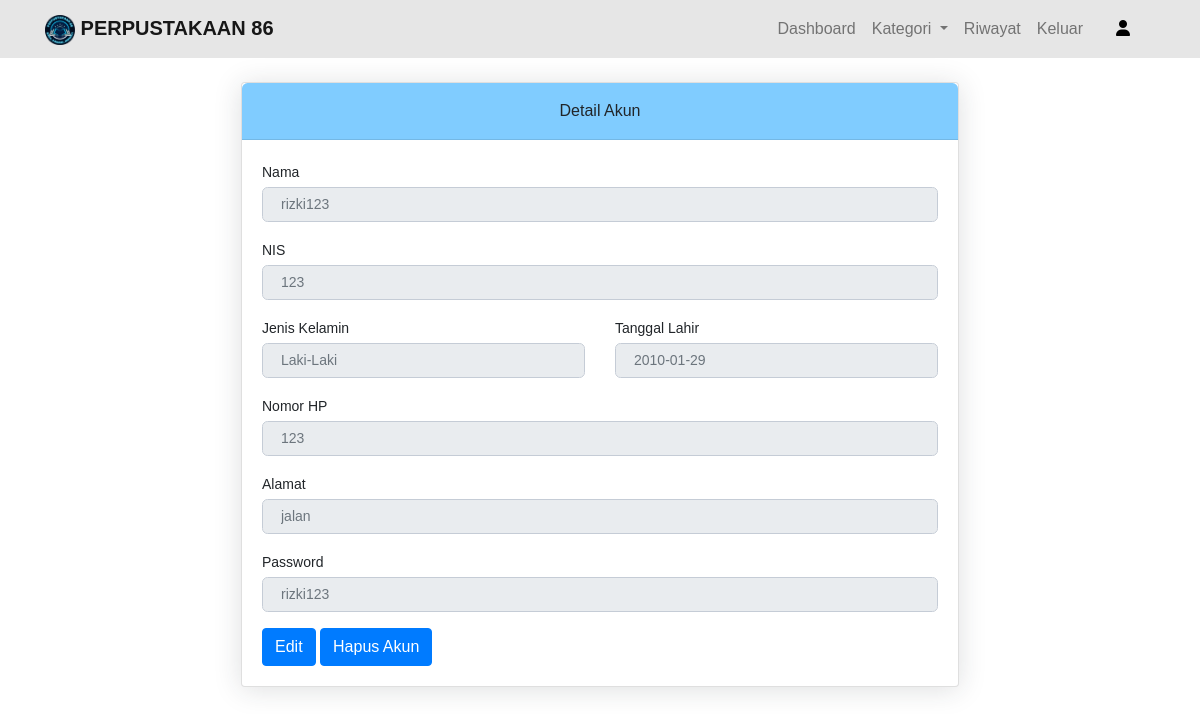
/profile.php (signed in), run on the app's committed database.
### tables this page shows
CREATE TABLE `akunuser` (
  `id_user` int(11) NOT NULL,
  `nama` varchar(35) NOT NULL,
  `nis` char(10) NOT NULL,
  `jenis_kelamin` varchar(10) NOT NULL,
  `tanggal_lahir` date NOT NULL,
  `nomor_hp` varchar(15) NOT NULL,
  `alamat` varchar(50) NOT NULL,
  `pass` varchar(15) NOT NULL
);

### profile.php (the view, shortened to what this page needs)
<?php
$host = 'localhost';
$username = 'root';
$password = '';
$database = 'elibrary';
$connection = mysqli_connect($host, $username, $password, $database);
$nisnip = $_SESSION['nisnip'];
$query = "SELECT * FROM akunuser WHERE nis = '$nisnip'";
$result = mysqli_query($connection, $query);
if (mysqli_num_rows($result) > 0) {
    $row = mysqli_fetch_assoc($result);
    $nama = $row['nama'];
    $jenis_kelamin = $row['jenis_kelamin'];
    $tanggal_lahir = $row['tanggal_lahir'];
    $nomor_hp = $row['nomor_hp'];
    $alamat = $row['alamat'];
    $pass = $row['pass'];
} else {
    $name = "N/A";
    $email = "N/A";
}
?>
<!DOCTYPE html>
<html lang="en">
<head>
    <link rel="stylesheet" href="frontend/libraries/bootstrap/css/bootstrap.css"/>
    <link href="bootstrap-icons/bootstrap-icons.css" rel="stylesheet">
    <link href="boxicons/css/boxicons.min.css" rel="stylesheet">
    <link rel="stylesheet" href="frontend/styles/profile.css"/>
</head>
<body>
    <nav class="navbar navbar-expand-lg navbar-light ">
        <div class="container">
            <a class="navbar-brand" href="#">
                <img src="Gambar/LogoFix.png" alt="Logo" width="30px" height="30px">
                <font style="font-weight: bold;">PERPUSTAKAAN 86</font></a>
            <div class="collapse navbar-collapse" id="navbarTogglerDemo02">
                <ul class="navbar-nav ml-auto mt-2 mt-lg-0">
                    <li class="nav-item">
                        <a class="nav-link" href="main.php">Dashboard</a>
                    </li>
                    <li class="nav-item dropdown">
                        <a
                            href="#"
                            class="nav-link dropdown-toggle"
                            id="navbardrop"
                            data-toggle="dropdown"
                        >Kategori
                        </a>
                    </li>
                    <li class="nav-item">
                        <a href="riwayat.php?nis=<?php echo $nisnip; ?>" class="nav-link">Riwayat</a>
                    </li>
                    <li class="nav-item">
                        <a class="nav-link" href="logout.php">Keluar</a>
                    </li>
                </ul>
                <a href="profile.php?nisnip=<?php echo urlencode($nisnip); ?>">
                    <button class="btn btn-login btn-navbar-right my-2 my-sm-0 px-4" style="color: black;">
                        <i class="fa-solid fa-user"></i>
                    </button>
                </a>
            </div>
        </div>
    </nav>
    <main>
        <div class="container-xl px-4 mt-4">
            <div class="row">
                <div class="col-xl-8 mx-auto ">
                    <div class="card mb-4">
                        <div class="card-header text-center">Detail Akun</div>
                        <div class="card-body">
                            <form class="">
                                <div class="mb-3">
                                    <label class="small mb-1" for="inputNama">Nama</label>
                                    <input class="form-control" id="inputNama" type="text" placeholder="<?php echo $nama?>" readonly>
                                </div>
                                <div class="mb-3">
                                    <label class="small mb-1" for="inputNis">NIS</label>
                                    <input class="form-control" id="inputNis" type="text" placeholder="<?php echo $_SESSION['nisnip']; ?>" readonly>
                                </div>
                                <div class="row gx-3 mb-3">
                                    <div class="col-md-6">
                                        <label class="small mb-1" for="inputJenisKelamin">Jenis Kelamin</label>
                                        <input class="form-control" id="inputJenisKelamin" type="text" placeholder="<?php echo $jenis_kelamin?>" readonly>
                                    </div>
                                    <div class="col-md-6">
                                        <label class="small mb-1" for="inputTanggalLahir">Tanggal Lahir</label>
                                        <input class="form-control" id="inputTanggalLahir" type="text" placeholder="<?php echo $tanggal_lahir ?>" readonly>
                                    </div>
                                </div>
                                <div class="mb-3">
                                    <label class="small mb-1" for="inputNomorHp">Nomor HP</label>
                                    <input class="form-control" id="inputNomorHp" type="text" placeholder="<?php echo $nomor_hp?>" readonly>
                                </div>
                                <div class="mb-3">
                                    <label class="small mb-1" for="inputAlamat">Alamat</label>
                                    <input class="form-control" id="inputAlamat" type="text" placeholder="<?php echo $alamat?>" readonly>
                                </div>
                                <div class="mb-3">
                                        <label class="small mb-1" for="inputPassword">Password</label>
                                        <input class="form-control" id="inputPassword" type="password" name="Password" placeholder="<?php echo $pass ?>" readonly>
                                    </div>
                                    <button class="btn btn-primary" type="button" onclick="window.location.href='updateakunuser.php'">Edit</button>
                                    <button class="btn btn-primary" type="button" onclick="deleteUser()">Hapus Akun</button>
                            </form>
                        </div>
                    </div>
                </div>
            </div>
        </div>
    </main>
</body>
</html>

### frontend/styles/profile.css (style rules this page uses)
body { background-color: #fff; font-family: 'Assistant', sans-serif; }
.navbar { background-color: #e6e6e6; }
.card { box-shadow: 0 0.15rem 1.75rem 0 rgb(33 40 50 / 15%); }
.card .card-header { font-weight: 500; }
.card-header:first-child { border-radius: 0.35rem 0.35rem 0 0; }
.card-header { padding: 1rem 1.35rem; margin-bottom: 0; background-color: #80ccff; border-bottom: 1px solid rgba(33, 40, 50, 0.125); }
.form-control, .dataTable-input { display: block; width: 100%; padding: 0.875rem 1.125rem; font-size: 0.875rem; font-weight: 400; line-height: 1; color: #69707a; background-color: #fff; background-clip: padding-box; border: 1px solid #c5ccd6; -webkit-appearance: none; -moz-appearance: none; appearance: none; border-radius: 0.35rem; transition: border-color 0.15s ease-in-out, box-shadow 0.15s ease-in-out; }

### data on the page
akunuser: nama "rizki123", jenis_kelamin "Laki-Laki", tanggal_lahir "2010-01-29", nomor_hp "123", alamat "jalan"
